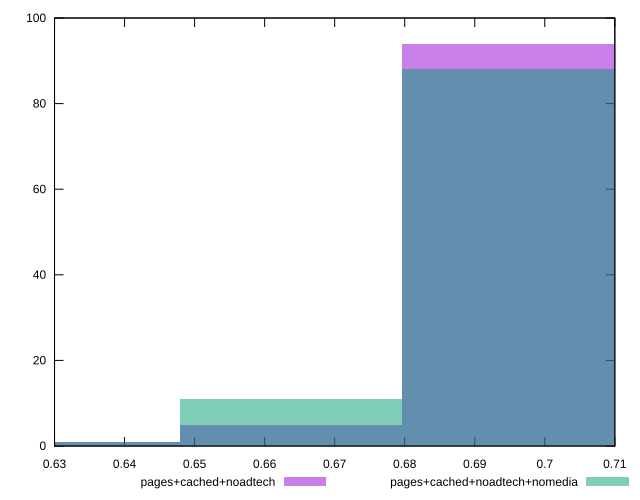

gnuplot code for this plot:
reset

$pagesCachedNoadtech <<EOF
0.6637751755406225 5
0.695383517233033 94
0.6321668338482118 1
EOF

$pagesCachedNoadtechNomedia <<EOF
0.695383517233033 88
0.6637751755406225 11
0.6321668338482118 1
EOF

set key outside below
set boxwidth 0.03160834169241059
set xrange [0.63:0.71]
set yrange [0:100]
set trange [0:100]
set style fill transparent solid 0.5 noborder
set terminal svg size 640, 500 enhanced background rgb 'white'
set output "report_00016_2021-02-10T13-31-48.338Z/meta/score/comparison/histogram/2_vs_3.svg"

plot $pagesCachedNoadtech title "pages+cached+noadtech" with boxes, \
     $pagesCachedNoadtechNomedia title "pages+cached+noadtech+nomedia" with boxes

reset
